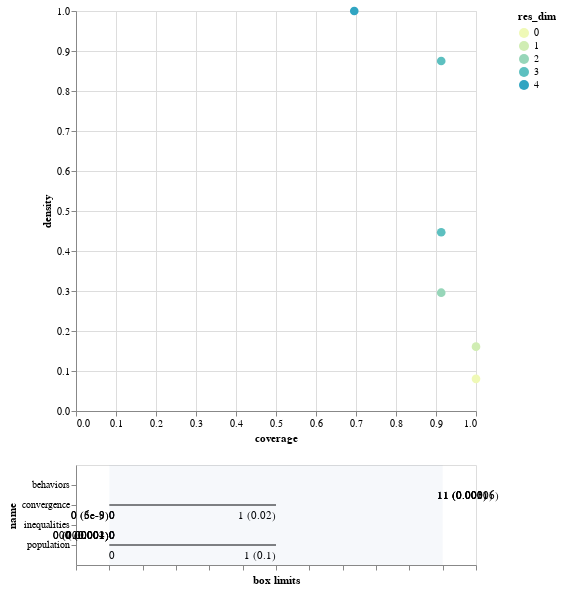

Source (notebook cell):
### Code cell
box_ssp4_1.inspect_tradeoff()

### Figure 1 — Vega-Lite specification as saved in the notebook (floating-point values rounded to 4 significant figures)
{"config": {"view": {"continuousWidth": 400, "continuousHeight": 300}}, "vconcat": [{"data": {"name": "data-0ae69af40f66dd131ecb6ef9ad39eedc"}, "mark": {"type": "circle", "size": 75}, "encoding": {"color": {"type": "ordinal", "field": "res_dim", "scale": {"range": ["#eff9b6", "#d0edb3", "#97d6b9", "#5dc0c0", "#31a5c2", "#1f80b8", "#2354a3", "#21318d"]}}, "opacity": {"condition": {"value": 1, "selection": "selector005"}, "value": 0.4}, "tooltip": [{"type": "ordinal", "field": "id"}, {"type": "quantitative", "field": "coverage", "format": ".2"}, {"type": "quantitative", "field": "density", "format": ".2"}, {"type": "ordinal", "field": "res_dim"}], "x": {"type": "quantitative", "field": "coverage"}, "y": {"type": "quantitative", "field": "density"}}, "height": 400, "selection": {"selector005": {"type": "single", "fields": ["id"]}}, "width": 400}, {"layer": [{"data": {"name": "data-8781c1ff7b30627a7f3b6598216f6a4d"}, "mark": "rule", "encoding": {"x": {"type": "quantitative", "axis": {"grid": false, "labels": false, "title": "box limits"}, "field": "x_lower", "scale": {"domain": [0, 1], "padding": 0.1}}, "x2": {"field": "x_upper"}, "y": {"type": "nominal", "field": "name", "scale": {"padding": 1.0}}}, "transform": [{"calculate": "(datum.x1-datum.minimum)/(datum.maximum-datum.minimum)", "as": "x_lower"}, {"calculate": "(datum.x2-datum.minimum)/(datum.maximum-datum.minimum)", "as": "x_upper"}, {"filter": {"selection": "selector005"}}], "width": 400}, {"data": {"name": "data-8781c1ff7b30627a7f3b6598216f6a4d"}, "mark": {"type": "text", "align": "left", "baseline": "top", "dy": 5}, "encoding": {"text": {"type": "ordinal", "field": "text"}, "x": {"type": "quantitative", "axis": {"grid": false, "labels": false, "title": "box limits"}, "field": "x_lower", "scale": {"domain": [0, 1], "padding": 0.1}}, "x2": {"field": "x_upper"}, "y": {"type": "nominal", "field": "name", "scale": {"padding": 1.0}}}, "transform": [{"calculate": "(datum.x1-datum.minimum)/(datum.maximum-datum.minimum)", "as": "x_lower"}, {"calculate": "(datum.x2-datum.minimum)/(datum.maximum-datum.minimum)", "as": "x_upper"}, {"filter": {"selection": "selector005"}}, {"calculate": "datum.qp_lower>0?format(datum.x1, \".2\")+\" (\"+format(datum.qp_lower, \".1~g\")+\")\" :format(datum.x1, \".2\")", "as": "text"}], "width": 400}, {"data": {"name": "data-8781c1ff7b30627a7f3b6598216f6a4d"}, "mark": {"type": "text", "align": "right", "baseline": "top", "dy": 5}, "encoding": {"text": {"type": "ordinal", "field": "text"}, "x": {"type": "quantitative", "field": "x_upper"}, "x2": {"field": "x_upper"}, "y": {"type": "nominal", "field": "name", "scale": {"padding": 1.0}}}, "transform": [{"calculate": "(datum.x1-datum.minimum)/(datum.maximum-datum.minimum)", "as": "x_lower"}, {"calculate": "(datum.x2-datum.minimum)/(datum.maximum-datum.minimum)", "as": "x_upper"}, {"filter": {"selection": "selector005"}}, {"calculate": "datum.qp_upper>0?format(datum.x2, \".2\")+\" (\"+format(datum.qp_upper, \".1\")+\")\" :format(datum.x2, \".2\")", "as": "text"}], "width": 400}, {"data": {"name": "data-bb8d07f6df3d47a6a475317795287b23"}, "mark": {"type": "rect", "opacity": 0.05}, "encoding": {"x": {"type": "quantitative", "field": "start"}, "x2": {"field": "end"}}}, {"data": {"name": "data-d751713988987e9331980363e24189ce"}, "mark": "point", "encoding": {"x": {"type": "quantitative", "field": "x"}, "y": {"type": "nominal", "field": "name"}}, "transform": [{"filter": {"selection": "selector005"}}], "width": 400}, {"data": {"name": "data-d751713988987e9331980363e24189ce"}, "mark": {"type": "text", "align": "center", "baseline": "top", "dy": 5}, "encoding": {"text": {"type": "nominal", "field": "item"}, "x": {"type": "quantitative", "field": "x"}, "y": {"type": "nominal", "field": "name"}}, "transform": [{"filter": {"selection": "selector005"}}], "width": 400}]}], "$schema": "https://vega.github.io/schema/vega-lite/v4.8.1.json", "datasets": {"data-0ae69af40f66dd131ecb6ef9ad39eedc": [{"coverage": 1.0, "density": 0.08042, "id": 0, "mass": 1.0, "mean": 0.08042, "res_dim": 0}, {"coverage": 1.0, "density": 0.1608, "id": 1, "mass": 0.5, "mean": 0.1608, "res_dim": 1}, {"coverage": 0.913, "density": 0.2958, "id": 2, "mass": 0.2483, "mean": 0.2958, "res_dim": 2}, {"coverage": 0.913, "density": 0.4468, "id": 3, "mass": 0.1643, "mean": 0.4468, "res_dim": 3}, {"coverage": 0.913, "density": 0.875, "id": 4, "mass": 0.08392, "mean": 0.875, "res_dim": 3}, {"coverage": 0.6957, "density": 1.0, "id": 5, "mass": 0.05594, "mean": 1.0, "res_dim": 4}], "data-8781c1ff7b30627a7f3b6598216f6a4d": [{"x1": 0.0, "x2": 0.0, "name": "inequalities", "id": 1, "minimum": 0.0, "maximum": 1.0, "qp_lower": -1.0, "qp_upper": 0.001099}, {"x1": 0.0, "x2": 0.0, "name": "inequalities", "id": 2, "minimum": 0.0, "maximum": 1.0, "qp_lower": -1.0, "qp_upper": 0.001096}, {"x1": 1.0, "x2": 1.0, "name": "behaviors", "id": 2, "minimum": 0.0, "maximum": 1.0, "qp_lower": 0.003161, "qp_upper": -1.0}, {"x1": 0.0, "x2": 0.0, "name": "inequalities", "id": 3, "minimum": 0.0, "maximum": 1.0, "qp_lower": -1.0, "qp_upper": 0.0003908}, {"x1": 0.0, "x2": 1.0, "name": "convergence", "id": 3, "minimum": 0.0, "maximum": 2.0, "qp_lower": -1.0, "qp_upper": 0.01527}, {"x1": 1.0, "x2": 1.0, "name": "behaviors", "id": 3, "minimum": 0.0, "maximum": 1.0, "qp_lower": 0.001208, "qp_upper": -1.0}, {"x1": 0.0, "x2": 0.0, "name": "inequalities", "id": 4, "minimum": 0.0, "maximum": 1.0, "qp_lower": -1.0, "qp_upper": 1.158e-05}, {"x1": 0.0, "x2": 0.0, "name": "convergence", "id": 4, "minimum": 0.0, "maximum": 2.0, "qp_lower": -1.0, "qp_upper": 5.815e-09}, {"x1": 1.0, "x2": 1.0, "name": "behaviors", "id": 4, "minimum": 0.0, "maximum": 1.0, "qp_lower": 6.337e-05, "qp_upper": -1.0}, {"x1": 0.0, "x2": 0.0, "name": "inequalities", "id": 5, "minimum": 0.0, "maximum": 1.0, "qp_lower": -1.0, "qp_upper": 1.526e-05}, {"x1": 0.0, "x2": 0.0, "name": "convergence", "id": 5, "minimum": 0.0, "maximum": 2.0, "qp_lower": -1.0, "qp_upper": 3.254e-08}, {"x1": 0.0, "x2": 1.0, "name": "population", "id": 5, "minimum": 0.0, "maximum": 2.0, "qp_lower": -1.0, "qp_upper": 0.1181}, {"x1": 1.0, "x2": 1.0, "name": "behaviors", "id": 5, "minimum": 0.0, "maximum": 1.0, "qp_lower": 0.0001005, "qp_upper": -1.0}], "data-bb8d07f6df3d47a6a475317795287b23": [{"start": 0, "end": 1}], "data-d751713988987e9331980363e24189ce": []}}
